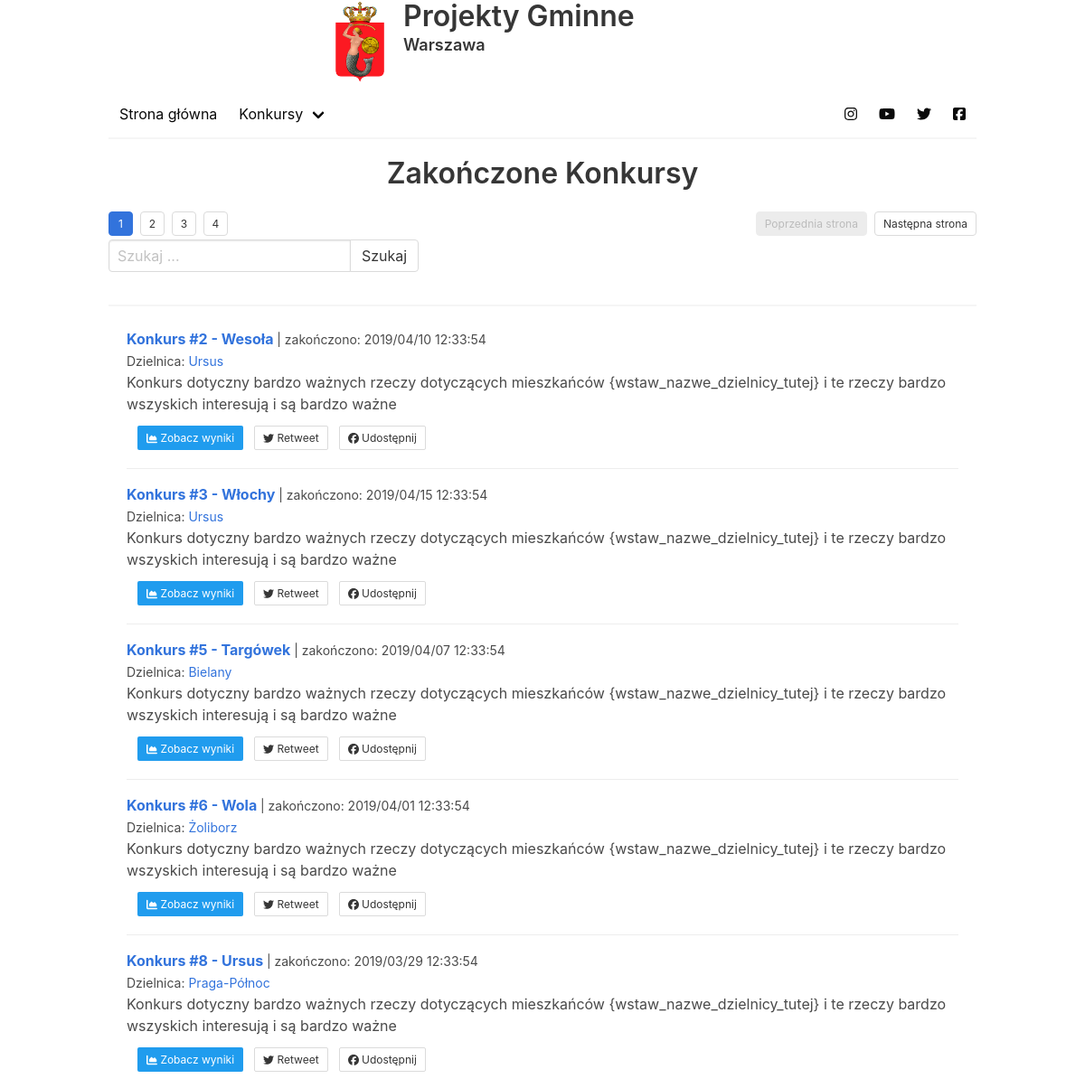
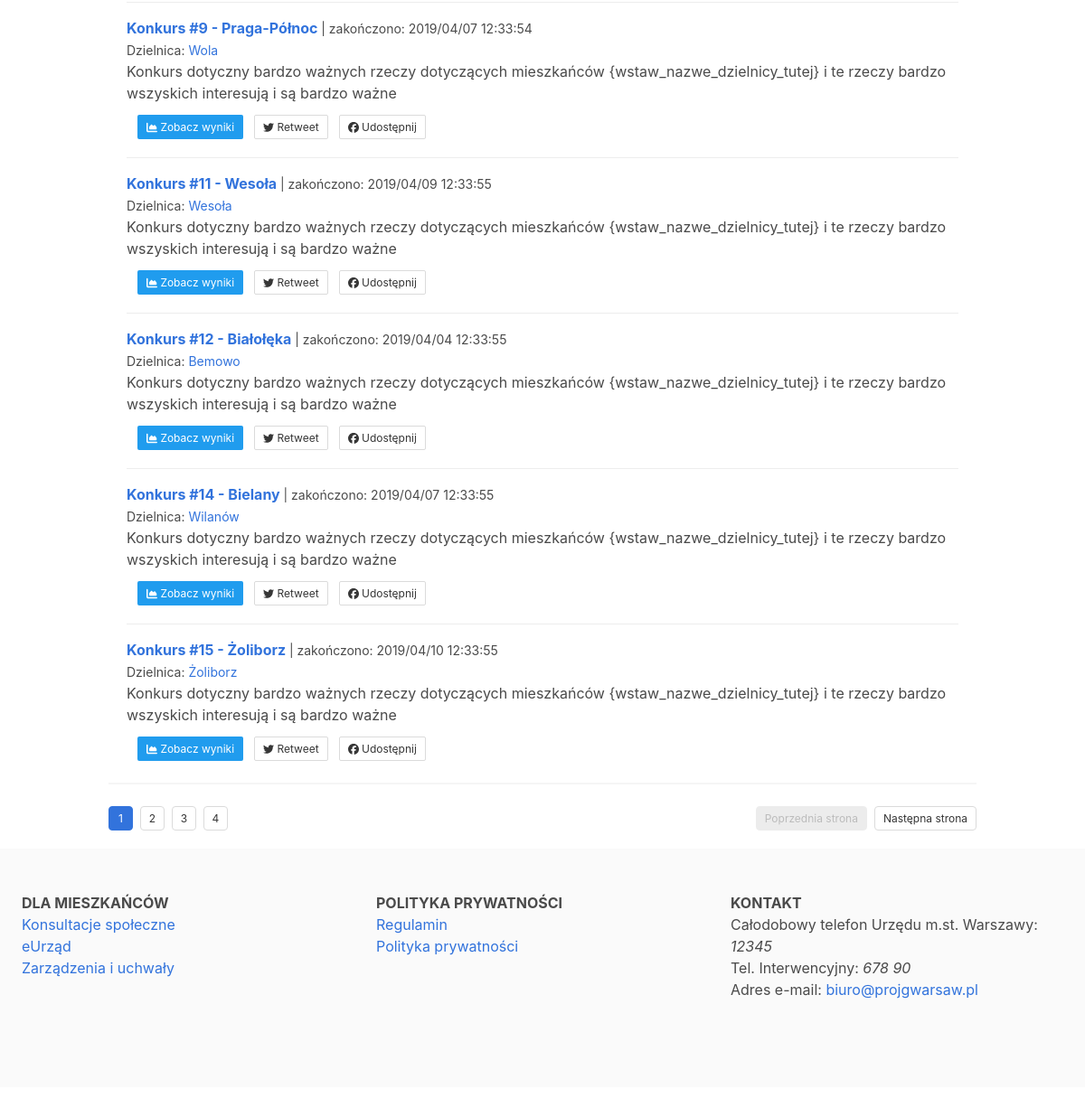
Page /konkursy/zakonczone/ on the earlier database version (2 pictures, top to bottom).
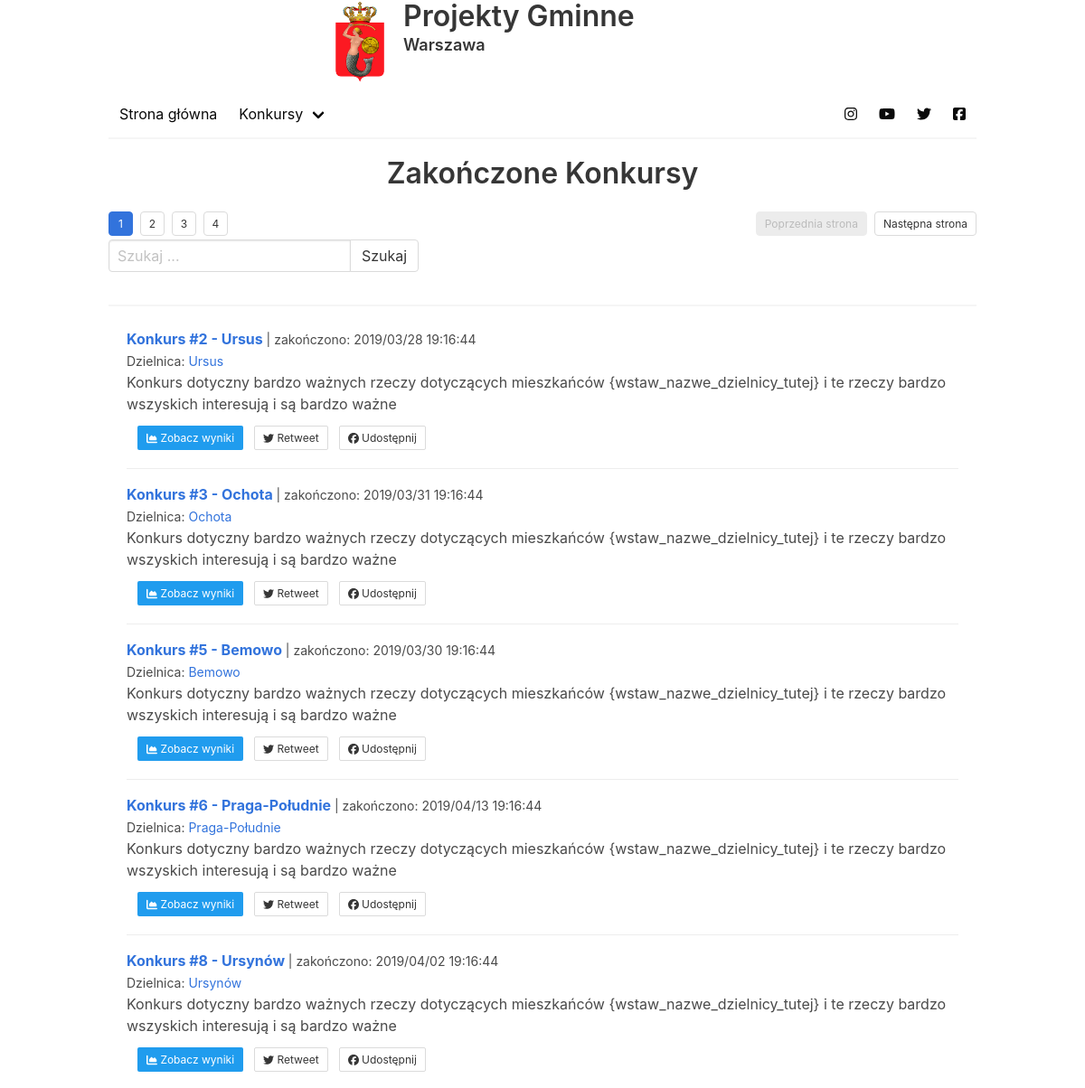
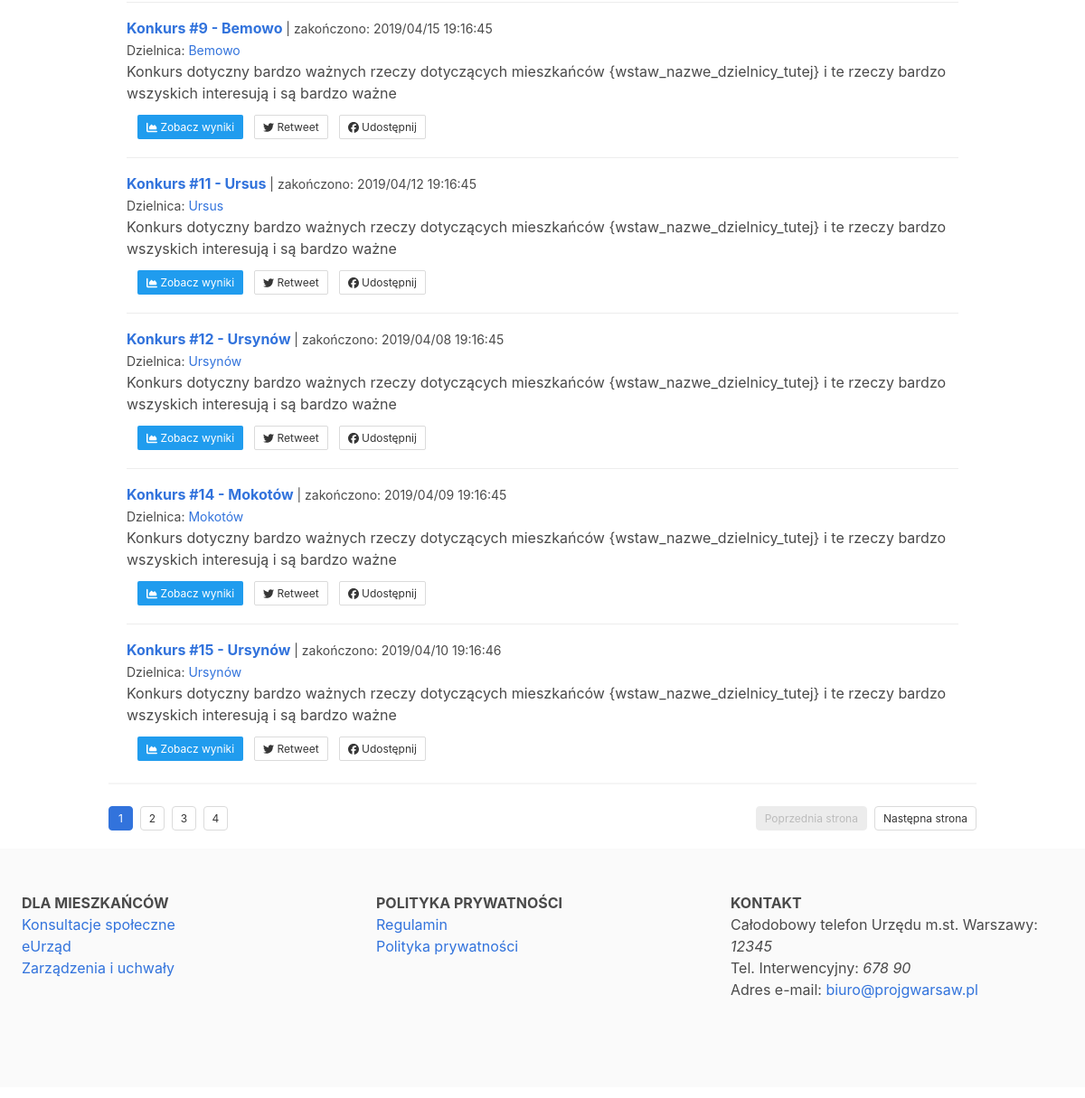
Same page on the later database version (2 pictures, top to bottom).
### projekty_gminne/models.py (models this page shows, shortened)
class Konkurs(models.Model):
    class Meta:
        verbose_name_plural = "Konkursy"
    date_added = models.DateTimeField(auto_now_add=True)
    date_modified = models.DateTimeField(auto_now=True)
    dogrywka = models.BooleanField(default=False)
    dzielnica_id = models.ForeignKey(
        'Dzielnica', null=False, on_delete=models.CASCADE)
    date_start = models.DateTimeField(null=False)
    date_finish = models.DateTimeField(null=False)
    name = models.CharField(max_length=256, null=False)
    description = models.TextField(max_length=1024, null=False, blank=False)

class Dzielnica(models.Model):
    class Meta:
        verbose_name_plural = "Dzielnice"
    date_added = models.DateTimeField(auto_now_add=True)
    date_modified = models.DateTimeField(auto_now=True)
    gmina_id = models.ForeignKey(
        'Gmina', null=False, on_delete=models.CASCADE)
    name = models.CharField(max_length=128, null=False)

### projekty_gminne/views.py (the view)
# urls.py: path('zakonczone/', views.ZakonczoneKonkursyList.as_view(), name="konkursy-zakonczone"),
class ZakonczoneKonkursyList(generic.ListView):
    template_name = "projekty_gminne/zakonczone_konkursy_list.html"
    model = models.Konkurs
    paginate_by = 10
    title = "Zakończone Konkursy"
    def get_context_data(self, **kwargs):
        context = super().get_context_data(**kwargs)
        context["title"] = self.title
        return context
    def get_queryset(self):
        try:
            name = self.request.GET['nazwa']
        except Exception as e:
            context = self.model.objects.filter(
                Q(date_finish__lt=timezone.now())
            )
        else:
            context = self.model.objects.filter(
            Q(name__icontains=name) &
            Q(date_finish__lt=timezone.now())
            )
        finally:
            return context

### projekty_gminne/templates/projekty_gminne/zakonczone_konkursy_list.html (shortened to what this page needs)
{% extends '_Main/template.html' %}
{% load staticfiles %}
{% block content %}
<div class="columns">
  <div class="column is-mobile">
    <h3 class="title has-text-centered">Zakończone Konkursy</h3>
    {% include '../include/pagination.html' %}
    {% include '../include/konkurs_search.html' %}
    <hr>
    {% for element in object_list %}
    <article class="media" style="margin: 20px 20px;">
    <div class="media-content">
      <div class="content">
        <p>
          <strong>
            <a href="{% url 'konkurs-detail' pk=element.id %}">{{element.name}}</a>
          </strong>
          <small>| zakończono: {{element.date_finish|date:"Y/m/d H:i:s"}}</small>
          <br>
          <small>Dzielnica: <a href="#">{{element.dzielnica_id.name}}</a></small>
          <br>
          {{element.description}}
          <br>
        </p>
      </div>
      <nav class="level is-mobile">
        <div class="level-left">
          <a class="level-item">
            <a href="{% url 'konkurs-detail' pk=element.id %}" class="button is-small is-info is-fullwidth">
              <i class="fas fa-chart-area"></i>&nbsp;Zobacz wyniki
            </a>
          </a>
          <a class="level-item">
            <a href="https://twitter.com" class="button is-small is-fullwidth">
              <i class="fab fa-twitter"></i>&nbsp;Retweet
            </a>
          </a>
          <a class="level-item">
            <a href="https://twitter.com" class="button is-small is-fullwidth">
              <i class="fab fa-facebook"></i>&nbsp;Udostępnij
            </a>
          </a>
        </div>
      </nav>
    </div>
    </article>
    {% endfor %}
    <hr>
    {% include '../include/pagination.html' %}
  </div>
</div>
{% endblock %}

Differences in the rows shown:
removed Konkurs: name "Konkurs #2 - Wesoła", date_finish "2019/04/10 12:33:54", dzielnica_id.name "Ursus", description "Konkurs dotyczny bardzo ważnych rzeczy dotyczących mieszkańców {wstaw_nazwe_dzielnicy_tutej} i te rzeczy bardzo wszyskich interesują i są bardzo ważne"
removed Konkurs: name "Konkurs #3 - Włochy", date_finish "2019/04/15 12:33:54", dzielnica_id.name "Ursus", description "Konkurs dotyczny bardzo ważnych rzeczy dotyczących mieszkańców {wstaw_nazwe_dzielnicy_tutej} i te rzeczy bardzo wszyskich interesują i są bardzo ważne"
removed Konkurs: name "Konkurs #5 - Targówek", date_finish "2019/04/07 12:33:54", dzielnica_id.name "Bielany", description "Konkurs dotyczny bardzo ważnych rzeczy dotyczących mieszkańców {wstaw_nazwe_dzielnicy_tutej} i te rzeczy bardzo wszyskich interesują i są bardzo ważne"
removed Konkurs: name "Konkurs #6 - Wola", date_finish "2019/04/01 12:33:54", dzielnica_id.name "Żoliborz", description "Konkurs dotyczny bardzo ważnych rzeczy dotyczących mieszkańców {wstaw_nazwe_dzielnicy_tutej} i te rzeczy bardzo wszyskich interesują i są bardzo ważne"
removed Konkurs: name "Konkurs #8 - Ursus", date_finish "2019/03/29 12:33:54", dzielnica_id.name "Praga-Północ", description "Konkurs dotyczny bardzo ważnych rzeczy dotyczących mieszkańców {wstaw_nazwe_dzielnicy_tutej} i te rzeczy bardzo wszyskich interesują i są bardzo ważne"
removed Konkurs: name "Konkurs #9 - Praga-Północ", date_finish "2019/04/07 12:33:54", dzielnica_id.name "Wola", description "Konkurs dotyczny bardzo ważnych rzeczy dotyczących mieszkańców {wstaw_nazwe_dzielnicy_tutej} i te rzeczy bardzo wszyskich interesują i są bardzo ważne"
removed Konkurs: name "Konkurs #11 - Wesoła", date_finish "2019/04/09 12:33:55", dzielnica_id.name "Wesoła", description "Konkurs dotyczny bardzo ważnych rzeczy dotyczących mieszkańców {wstaw_nazwe_dzielnicy_tutej} i te rzeczy bardzo wszyskich interesują i są bardzo ważne"
removed Konkurs: name "Konkurs #12 - Białołęka", date_finish "2019/04/04 12:33:55", dzielnica_id.name "Bemowo", description "Konkurs dotyczny bardzo ważnych rzeczy dotyczących mieszkańców {wstaw_nazwe_dzielnicy_tutej} i te rzeczy bardzo wszyskich interesują i są bardzo ważne"
removed Konkurs: name "Konkurs #14 - Bielany", date_finish "2019/04/07 12:33:55", dzielnica_id.name "Wilanów", description "Konkurs dotyczny bardzo ważnych rzeczy dotyczących mieszkańców {wstaw_nazwe_dzielnicy_tutej} i te rzeczy bardzo wszyskich interesują i są bardzo ważne"
removed Konkurs: name "Konkurs #15 - Żoliborz", date_finish "2019/04/10 12:33:55", dzielnica_id.name "Żoliborz", description "Konkurs dotyczny bardzo ważnych rzeczy dotyczących mieszkańców {wstaw_nazwe_dzielnicy_tutej} i te rzeczy bardzo wszyskich interesują i są bardzo ważne"
added Konkurs: name "Konkurs #2 - Ursus", date_finish "2019/03/28 19:16:44", dzielnica_id.name "Ursus", description "Konkurs dotyczny bardzo ważnych rzeczy dotyczących mieszkańców {wstaw_nazwe_dzielnicy_tutej} i te rzeczy bardzo wszyskich interesują i są bardzo ważne"
added Konkurs: name "Konkurs #3 - Ochota", date_finish "2019/03/31 19:16:44", dzielnica_id.name "Ochota", description "Konkurs dotyczny bardzo ważnych rzeczy dotyczących mieszkańców {wstaw_nazwe_dzielnicy_tutej} i te rzeczy bardzo wszyskich interesują i są bardzo ważne"
added Konkurs: name "Konkurs #5 - Bemowo", date_finish "2019/03/30 19:16:44", dzielnica_id.name "Bemowo", description "Konkurs dotyczny bardzo ważnych rzeczy dotyczących mieszkańców {wstaw_nazwe_dzielnicy_tutej} i te rzeczy bardzo wszyskich interesują i są bardzo ważne"
added Konkurs: name "Konkurs #6 - Praga-Południe", date_finish "2019/04/13 19:16:44", dzielnica_id.name "Praga-Południe", description "Konkurs dotyczny bardzo ważnych rzeczy dotyczących mieszkańców {wstaw_nazwe_dzielnicy_tutej} i te rzeczy bardzo wszyskich interesują i są bardzo ważne"
added Konkurs: name "Konkurs #8 - Ursynów", date_finish "2019/04/02 19:16:44", dzielnica_id.name "Ursynów", description "Konkurs dotyczny bardzo ważnych rzeczy dotyczących mieszkańców {wstaw_nazwe_dzielnicy_tutej} i te rzeczy bardzo wszyskich interesują i są bardzo ważne"
added Konkurs: name "Konkurs #9 - Bemowo", date_finish "2019/04/15 19:16:45", dzielnica_id.name "Bemowo", description "Konkurs dotyczny bardzo ważnych rzeczy dotyczących mieszkańców {wstaw_nazwe_dzielnicy_tutej} i te rzeczy bardzo wszyskich interesują i są bardzo ważne"
added Konkurs: name "Konkurs #11 - Ursus", date_finish "2019/04/12 19:16:45", dzielnica_id.name "Ursus", description "Konkurs dotyczny bardzo ważnych rzeczy dotyczących mieszkańców {wstaw_nazwe_dzielnicy_tutej} i te rzeczy bardzo wszyskich interesują i są bardzo ważne"
added Konkurs: name "Konkurs #12 - Ursynów", date_finish "2019/04/08 19:16:45", dzielnica_id.name "Ursynów", description "Konkurs dotyczny bardzo ważnych rzeczy dotyczących mieszkańców {wstaw_nazwe_dzielnicy_tutej} i te rzeczy bardzo wszyskich interesują i są bardzo ważne"
added Konkurs: name "Konkurs #14 - Mokotów", date_finish "2019/04/09 19:16:45", dzielnica_id.name "Mokotów", description "Konkurs dotyczny bardzo ważnych rzeczy dotyczących mieszkańców {wstaw_nazwe_dzielnicy_tutej} i te rzeczy bardzo wszyskich interesują i są bardzo ważne"
added Konkurs: name "Konkurs #15 - Ursynów", date_finish "2019/04/10 19:16:46", dzielnica_id.name "Ursynów", description "Konkurs dotyczny bardzo ważnych rzeczy dotyczących mieszkańców {wstaw_nazwe_dzielnicy_tutej} i te rzeczy bardzo wszyskich interesują i są bardzo ważne"
